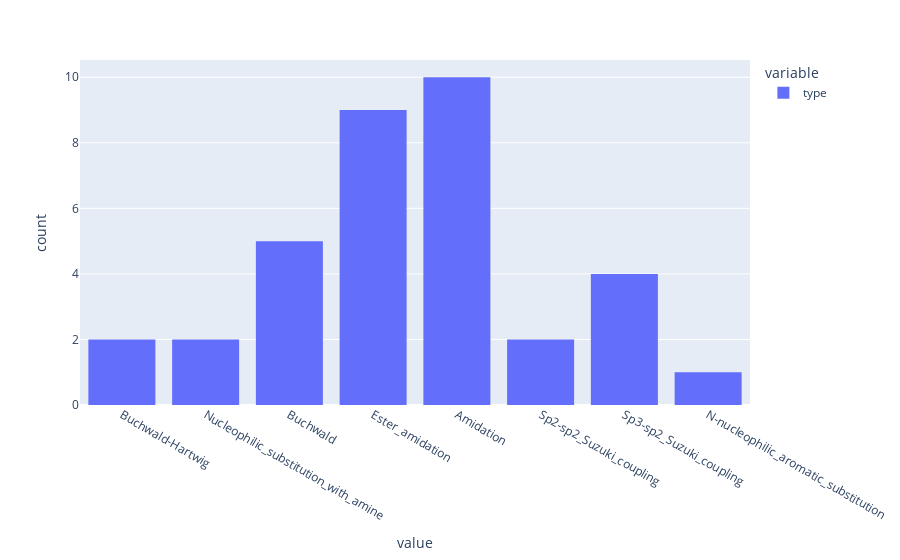

Notebook code for this chart:
### Code cell
px.histogram(data)

### Figure 1 — Plotly figure (JSON) as saved in the notebook; plotly's stock layout.template omitted (floating-point values rounded to 4 significant figures)
{"data": [{"alignmentgroup": "True", "bingroup": "x", "hovertemplate": "variable=type<br>value=%{x}<br>count=%{y}<extra></extra>", "legendgroup": "type", "marker": {"color": "#636efa", "pattern": {"shape": ""}}, "name": "type", "offsetgroup": "type", "orientation": "v", "showlegend": true, "type": "histogram", "x": ["Buchwald-Hartwig", "Nucleophilic_substitution_with_amine", "Buchwald", "Ester_amidation", "Ester_amidation", "Amidation", "Amidation", "Sp2-sp2_Suzuki_coupling", "Sp2-sp2_Suzuki_coupling", "Amidation", "Amidation", "Sp3-sp2_Suzuki_coupling", "Sp3-sp2_Suzuki_coupling", "Ester_amidation", "Ester_amidation", "Ester_amidation", "Ester_amidation", "Amidation", "Sp3-sp2_Suzuki_coupling", "Sp3-sp2_Suzuki_coupling", "Nucleophilic_substitution_with_amine", "Buchwald", "Amidation", "Amidation", "Amidation", "Ester_amidation", "Ester_amidation", "Buchwald", "Amidation", "N-nucleophilic_aromatic_substitution", "Buchwald-Hartwig", "Buchwald", "Ester_amidation", "Buchwald", "Amidation"], "xaxis": "x", "yaxis": "y"}], "layout": {"autosize": true, "barmode": "relative", "legend": {"title": {"text": "variable"}, "tracegroupgap": 0}, "margin": {"t": 60}, "xaxis": {"anchor": "y", "autorange": true, "domain": [0, 1], "range": [-0.5, 7.5], "title": {"text": "value"}, "type": "category"}, "yaxis": {"anchor": "x", "autorange": true, "domain": [0, 1], "range": [0, 10.53], "title": {"text": "count"}}}}
